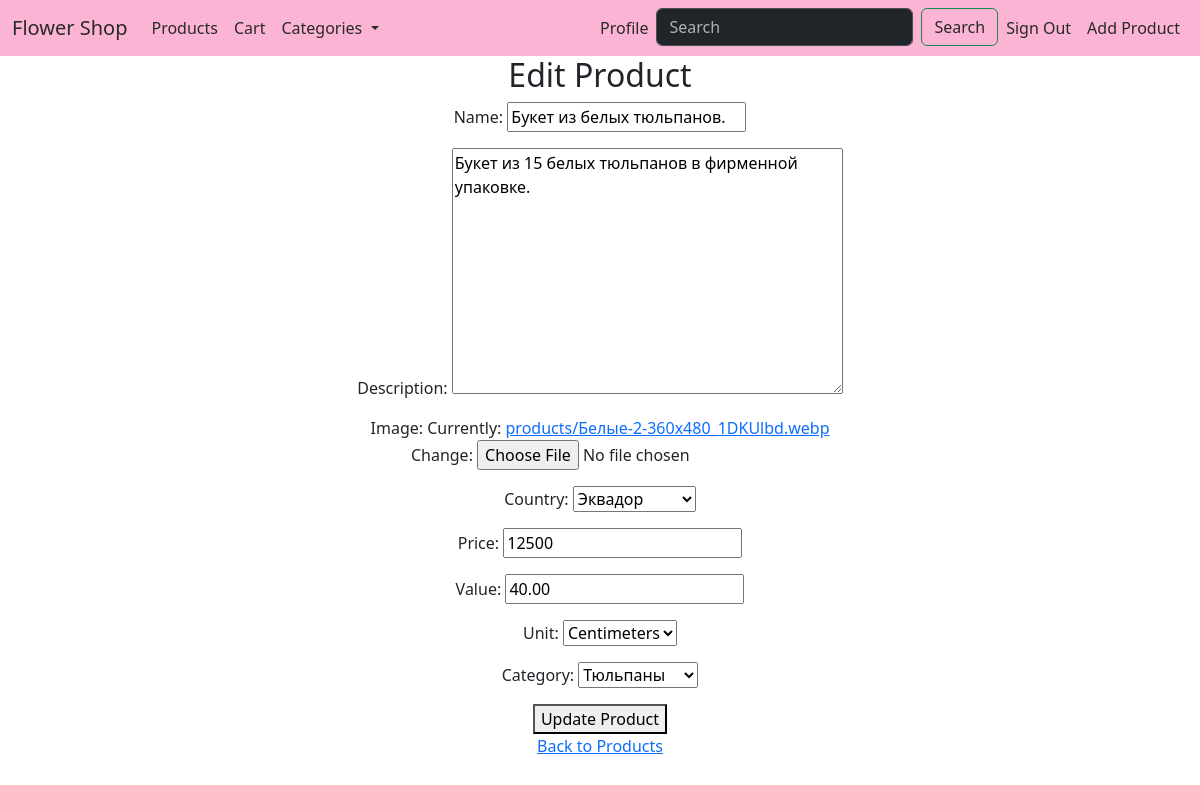
/update_product/1/ (signed in), run on the app's committed database.
### store/models.py (models this page shows, shortened)
class Product(models.Model):
    name = models.CharField(max_length=100)
    description = models.TextField(null=True, blank=True)
    image = models.ImageField(upload_to='products')
    country = models.CharField(max_length=20, choices=COUNTRY_CHOICES)
    price = models.PositiveIntegerField()
    value = models.DecimalField(max_digits=10, decimal_places=2)
    unit = models.CharField(max_length=20, choices=UNIT_CHOICES)
    category = models.CharField(max_length=20, choices=CATEGORY_CHOICES)
    class Meta:
        verbose_name = 'Product'
        verbose_name_plural = 'Products'

### store/views.py (the view)
# urls.py: path('update_product/<int:product_id>/', update_product, name='update_product_url'),
@user_passes_test(is_admin, login_url='home_url')
def update_product(request, product_id):
    product = get_object_or_404(Product, id=product_id)
    if request.method == 'POST':
        form = ProductForm(request.POST, request.FILES, instance=product)
        if form.is_valid():
            form.save()
            return redirect('products_url')
    else:
        form = ProductForm(instance=product)
    context = {
        'form': form,
        'product': product,
    }
    return render(request, 'update_product.html', context)

### store/forms.py
class ProductForm(forms.ModelForm):
    class Meta:
        model = Product
        fields = '__all__'

### store/views.py (called while the page is built)
def is_admin(user):
    return user.is_authenticated and user.is_staff

### store/templates/update_product.html (shortened to what this page needs)
{% extends 'base.html' %}
{% block content %}
    <h2>Edit Product</h2>
    <form method="post" enctype="multipart/form-data">
        {{ form.as_p }}
        <button type="submit">Update Product</button>
    </form>
    <a href="{% url 'products_url' %}">Back to Products</a>
{% endblock %}

### data on the page
Product: name "Букет из белых тюльпанов.", description "Букет из 15 белых тюльпанов в фирменной упаковке.", country "Эквадор", price "12500", value "40.00", unit "Centimeters", category "Тюльпаны"
